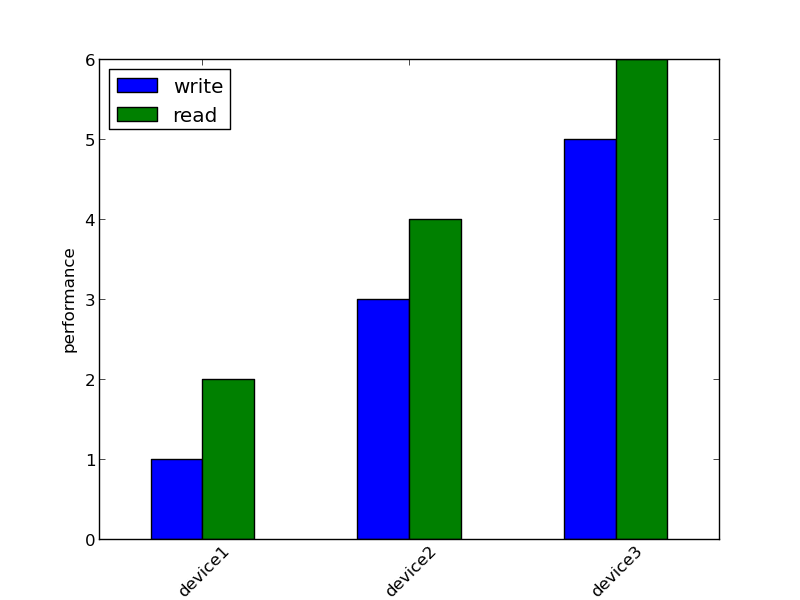

The Python source for this figure:
#!/usr/bin/env python2

import matplotlib
matplotlib.use('Agg')
import matplotlib.pyplot as plt 
import pandas as pd 

df = pd.read_csv("barplot_data.csv",comment="#", sep='\s+')
#print df

df.plot(kind='bar',  x='device');
# https://pandas.pydata.org/pandas-docs/version/0.23/generated/pandas.DataFrame.plot.html

plt.ylabel('performance')
plt.xticks(rotation=45)
plt.savefig('barplot.png')
